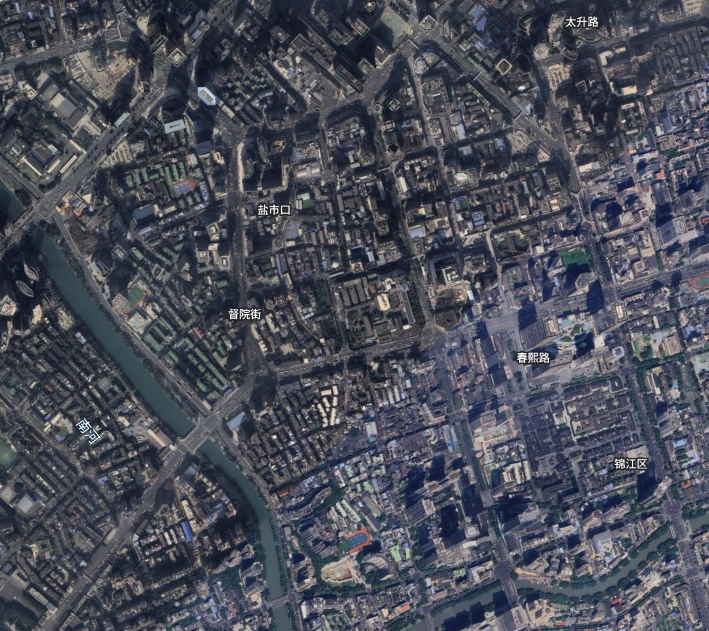
#> input picture data/chengdu_real_satellite.png, 1418 x 1261 px (shown at 1/2 size)
$ python build_chengdu_manual_json.py
#> lines starting #> are read from the running program, lines starting #| are printed output that depends on the picture; after the words box and inside, x2 and y2 are one past the last pixel; in counts of white or black regions, pixels touching at a corner belong together
### core/independent_lines.py
"""
独立线路识别模块

功能：
1. 从 skeleton 中提取多条独立红色电网线路
2. 每条线路保持独立，不自动连接
3. 将单条连通域排序成有序 polyline
4. 提供线路统计与可视化

特点：
- 基于 skeleton 提取独立连通域
- 8 邻域连通性判断
- 自动过滤噪声线段
- 端点检测与路径排序
"""

import numpy as np
from PIL import Image, ImageDraw
from scipy.ndimage import label
from dataclasses import dataclass, field
from typing import List, Tuple, Dict, Optional, Set
from collections import defaultdict, deque
import os


@dataclass
class IndependentLine:
    """
    独立线路数据结构

    Attributes:
        id: 线路唯一标识（如 L_001, L_002）
        raw_pixels: 原始骨架像素集合 [(x, y), ...]
        ordered_pixels: 排序后的有序折线 [(x, y), ...]
        length_2d: 2D 长度（像素距离）
        bbox: 边界框 (min_x, min_y, max_x, max_y)
        component_size: 连通域大小（像素数）
        endpoints: 端点列表 [(x, y), ...]
        is_valid: 是否为有效线路（非噪声）
    """
    id: str
    raw_pixels: List[Tuple[int, int]]
    ordered_pixels: List[Tuple[int, int]] = field(default_factory=list)
    length_2d: float = 0.0
    bbox: Tuple[int, int, int, int] = (0, 0, 0, 0)
    component_size: int = 0
    endpoints: List[Tuple[int, int]] = field(default_factory=list)
    is_valid: bool = True

    def __post_init__(self):
        """初始化后处理：计算 bbox 和 component_size"""
        if self.raw_pixels:
            x_coords = [p[0] for p in self.raw_pixels]
            y_coords = [p[1] for p in self.raw_pixels]
            self.bbox = (min(x_coords), min(y_coords), max(x_coords), max(y_coords))
            self.component_size = len(self.raw_pixels)

    def compute_length_2d(self) -> float:
        """计算 2D 长度"""
        if not self.ordered_pixels:
            return 0.0

        length = 0.0
        for i in range(1, len(self.ordered_pixels)):
            x1, y1 = self.ordered_pixels[i-1]
            x2, y2 = self.ordered_pixels[i]
            length += np.sqrt((x2 - x1)**2 + (y2 - y1)**2)

        self.length_2d = length
        return length


def extract_independent_line_components(
    skeleton: np.ndarray,
    min_pixels: int = 20
) -> List[IndependentLine]:
    """
    从 skeleton 中提取所有独立连通域

    Args:
        skeleton: 骨架图像（二值，0/255 或 0/1）
        min_pixels: 最小像素数阈值，小于此值的连通域视为噪声

    Returns:
        List[IndependentLine]: 独立线路列表（未排序）
    """
    print("[独立线路] 提取连通域...")

    # 确保是二值图像
    binary = (skeleton > 0).astype(np.uint8)

    # 使用 8 邻域标记连通域
    structure = np.ones((3, 3), dtype=np.uint8)
    labeled, num_features = label(binary, structure=structure)

    print(f"  检测到 {num_features} 个连通域")

    # 提取每个连通域的像素
    lines = []
    line_id = 0

    for feature_idx in range(1, num_features + 1):
        component_mask = (labeled == feature_idx)
        pixels = np.argwhere(component_mask)

        if len(pixels) < min_pixels:
            print(f"  [过滤] 连通域 {feature_idx}: {len(pixels)} 像素 (小于阈值 {min_pixels})")
            continue

        # 转换为 (x, y) 格式
        raw_pixels = [(int(col), int(row)) for row, col in pixels]

        # 生成线路 ID
        line_id_str = f"L_{line_id:03d}"
        line_id += 1

        line = IndependentLine(
            id=line_id_str,
            raw_pixels=raw_pixels
        )
        lines.append(line)

        print(f"  [提取] {line.id}: {len(raw_pixels)} 像素")

    print(f"  [结果] 有效线路: {len(lines)} 条")
    return lines


def detect_endpoints(
    pixels: Set[Tuple[int, int]],
    skeleton_shape: Tuple[int, int]
) -> List[Tuple[int, int]]:
    """
    检测连通域的端点（度为1的点）

    Args:
        pixels: 像素集合 {(x, y), ...}
        skeleton_shape: 骨架图像形状 (height, width)

    Returns:
        List[Tuple[int, int]]: 端点列表 [(x, y), ...]
    """
    # 8 邻域方向
    neighbors = [(-1,-1), (-1,0), (-1,1), (0,-1), (0,1), (1,-1), (1,0), (1,1)]

    degrees = {}
    for x, y in pixels:
        degree = 0
        for dy, dx in neighbors:
            nx, ny = x + dx, y + dy
            if (nx, ny) in pixels:
                degree += 1
        degrees[(x, y)] = degree

    # 端点是度为 1 的点
    endpoints = [point for point, deg in degrees.items() if deg == 1]

    # 如果没有端点（闭环），选择两个最远点
    if not endpoints and len(pixels) >= 2:
        pixel_list = list(pixels)
        max_dist = 0
        pair = (pixel_list[0], pixel_list[1])

        for i in range(len(pixel_list)):
            for j in range(i + 1, min(i + 100, len(pixel_list))):  # 限制搜索范围
                p1 = pixel_list[i]
                p2 = pixel_list[j]
                dist = (p1[0] - p2[0])**2 + (p1[1] - p2[1])**2
                if dist > max_dist:
                    max_dist = dist
                    pair = (p1, p2)

        endpoints = [pair[0], pair[1]]

    return endpoints


def order_component_as_polyline(
    line: IndependentLine
) -> List[Tuple[int, int]]:
    """
    将单个连通域排序成有序 polyline

    策略：
    1. 检测端点
    2. 从一个端点开始，沿连通域走到另一个端点
    3. 处理分支点（优先选未访问的邻居）

    Args:
        line: IndependentLine 对象

    Returns:
        List[Tuple[int, int]]: 排序后的像素序列 [(x, y), ...]
    """
    if not line.raw_pixels:
        return []

    pixel_set = set(line.raw_pixels)
    height, width = 3000, 3000  # 默认值，实际使用 bbox 可能更好

    # 检测端点
    endpoints = detect_endpoints(pixel_set, (height, width))
    line.endpoints = endpoints

    if not endpoints:
        # 无端点情况：按任意顺序返回
        return line.raw_pixels.copy()

    # 从第一个端点开始遍历
    start_point = endpoints[0]

    # 8 邻域
    neighbors = [(-1,-1), (-1,0), (-1,1), (0,-1), (0,1), (1,-1), (1,0), (1,1)]

    # BFS/DFS 遍历，但优先走"直路"
    visited = set()
    ordered = []
    queue = deque([start_point])

    while queue:
        point = queue.popleft()
        if point in visited:
            continue

        visited.add(point)
        ordered.append(point)

        x, y = point
        neighbors_list = []

        for dy, dx in neighbors:
            nx, ny = x + dx, y + dy
            if (nx, ny) in pixel_set and (nx, ny) not in visited:
                neighbors_list.append((nx, ny))

        # 优先选择度较小的邻居（即更可能是路径延续而非分支）
        neighbors_list.sort(key=lambda p: len([
            n for n in [(p[0]+dx, p[1]+dy) for dy, dx in neighbors]
            if n in pixel_set
        ]))

        for neighbor in neighbors_list:
            if neighbor not in visited:
                queue.appendleft(neighbor)  # BFS，但优先处理新加入的点

    # 如果遍历后还有未访问的点（分支），尝试追加
    unvisited = pixel_set - visited
    if unvisited:
        # 简单策略：按距离最近追加
        for up in unvisited:
            if ordered:
                # 找到最近的已访问点
                distances = [(up[0]-p[0])**2 + (up[1]-p[1])**2 for p in ordered]
                min_dist_idx = min(range(len(distances)), key=distances.__getitem__)
                # 在该位置后插入（简化处理：直接追加）
                ordered.append(up)

    line.ordered_pixels = ordered
    line.compute_length_2d()

    return ordered


def extract_independent_lines_from_skeleton(
    skeleton: np.ndarray,
    min_pixels: int = 20,
    sort_polylines: bool = True
) -> List[IndependentLine]:
    """
    从 skeleton 中提取多条独立线路（完整流程）

    步骤：
    1. 提取所有独立连通域
    2. 过滤噪声线段
    3. 对每条线路排序成 polyline
    4. 计算统计信息

    Args:
        skeleton: 骨架图像（二值）
        min_pixels: 最小像素数阈值
        sort_polylines: 是否对 polyline 排序

    Returns:
        List[IndependentLine]: 独立线路列表
    """
    print("[独立线路] 开始提取...")

    # 提取连通域
    lines = extract_independent_line_components(skeleton, min_pixels)

    # 排序 polyline
    if sort_polylines:
        print("[独立线路] 排序 polyline...")
        for line in lines:
            line.ordered_pixels = order_component_as_polyline(line)
            print(f"  {line.id}: {len(line.ordered_pixels)} 有序点, 长度 {line.length_2d:.1f}px")

    # 按长度排序（长线在前）
    lines.sort(key=lambda l: l.length_2d, reverse=True)

    print(f"[独立线路] 完成，共 {len(lines)} 条有效线路")

    return lines


# [117 lines left out: functions save_independent_lines_visualization, get_lines_statistics, extract_lines_from_planner, not called in this run]

### core/inspection_point_detector.py
"""Detect hollow black-ring inspection points from power-line map images."""

from __future__ import annotations

from dataclasses import dataclass, field
from typing import Any, Dict, List, Optional, Tuple

import numpy as np
from PIL import Image

try:
    from skimage.color import rgb2hsv
    from skimage.measure import label, regionprops
    from skimage.morphology import binary_closing, binary_dilation, binary_opening, disk
    from skimage.transform import hough_circle, hough_circle_peaks
except ImportError:  # pragma: no cover
    rgb2hsv = None
    label = None
    regionprops = None
    binary_opening = None
    binary_closing = None
    binary_dilation = None
    disk = None
    hough_circle = None
    hough_circle_peaks = None

try:
    import cv2
except ImportError:  # pragma: no cover
    cv2 = None

Point = Tuple[float, float]


@dataclass
class InspectionDetectorConfig:
    black_threshold: int = 100
    black_v_threshold: float = 0.38
    min_radius: float = 4.0
    max_radius: float = 16.0
    min_circularity: float = 0.28
    min_ring_score: float = 5.5
    min_area: float = 8.0
    max_area: float = 350.0
    merge_distance: float = 10.0
    morph_close_radius: int = 4
    morph_open_radius: int = 1
    hough_min_dist: int = 12
    hough_threshold: float = 0.22
    ring_validate_ratio: float = 0.32
    snap_threshold: float = 30.0
    real_map_snap_threshold: float = 120.0
    max_bbox_aspect: float = 1.75
    max_extent: float = 0.72
    clean_dilate_radius: int = 10
    real_map_mode: bool = False


DEFAULT_DETECTOR_CONFIG = InspectionDetectorConfig()

# 真实地图：绿色圆点检测在 core.real_map_cv；此配置供 snap 等步骤使用
REAL_MAP_DETECTOR_CONFIG = InspectionDetectorConfig(
    min_radius=5.0,
    max_radius=18.0,
    min_circularity=0.6,
    min_ring_score=0.0,
    min_area=80.0,
    max_area=900.0,
    merge_distance=25.0,
    ring_validate_ratio=0.0,
    real_map_mode=True,
)


# [295 lines left out: functions _build_red_mask, _prepare_masks, _ring_validate_ratio, _contour_candidates, _hough_candidates_skimage, _hough_candidates_cv2 and 4 more, not called in this run]


def detect_black_inspection_points_with_stats(
    image_path: str,
    *,
    config: Optional[InspectionDetectorConfig] = None,
    red_mask: Optional[np.ndarray] = None,
) -> Tuple[List[Dict[str, Any]], Dict[str, Any]]:
    try:
        from core.real_map_cv import is_real_map_detection_image, detect_real_map_inspection_points_with_stats

        if is_real_map_detection_image(image_path):
            detections, stats = detect_real_map_inspection_points_with_stats(
                image_path, red_mask=red_mask
            )
            stats["detector_config"] = REAL_MAP_DETECTOR_CONFIG.__dict__.copy()
            return detections, stats
    except ImportError:
        pass

    cfg = resolve_detector_config(image_path, config)
    rgb = np.array(Image.open(image_path).convert("RGB"))
    gray, red, dark, ring = _prepare_masks(rgb, cfg, red_mask=red_mask)

    contour_input = ring

    contour_raw = _contour_candidates(
        contour_input, gray=gray, red=red, dark=dark, config=cfg
    )
    hough_raw: List[Dict[str, Any]] = []
    if not cfg.real_map_mode:
        hough_raw = _hough_candidates_skimage(ring, gray=gray, red=red, dark=dark, config=cfg)
        hough_raw.extend(
            _hough_candidates_cv2(
                gray.astype(np.uint8),
                gray=gray,
                red=red,
                dark=dark,
                config=cfg,
            )
        )

    merged = _merge_candidates(contour_raw + hough_raw, merge_distance=cfg.merge_distance)
    detections = [
        {
            "id": f"IP_{idx:04d}",
            "coord": item["coord"],
            "radius": item.get("radius"),
            "area": item.get("area"),
            "circularity": item.get("circularity"),
            "confidence": item.get("confidence"),
            "source": item.get("source"),
        }
        for idx, item in enumerate(merged, start=1)
    ]

    stats = {
        "contour_candidates": len(contour_raw),
        "hough_candidates": len(hough_raw),
        "merged_points": len(detections),
        "valid_snapped_points": None,
        "invalid_points": None,
        "detector_config": cfg.__dict__.copy(),
    }
    return detections, stats


# [103 lines left out: functions _inpaint_remove_regions, build_clean_remove_mask, generate_clean_map, detect_black_inspection_points_from_array, not called in this run]

### tools/build_chengdu_manual_json.py
"""
一次性工具：从人工绘制的 line/point 叠加图导出 chengdu_real_manual.json。

仅用于生成权威 JSON 文件；Dashboard 运行时不再执行此脚本。
"""

from __future__ import annotations

import json
import sys
from pathlib import Path

ROOT = Path(__file__).resolve().parents[1]
if str(ROOT) not in sys.path:
    sys.path.insert(0, str(ROOT))

from PIL import Image
import numpy as np

from core.independent_lines import extract_independent_lines_from_skeleton
from core.inspection_point_detector import detect_black_inspection_points_with_stats


def _red_mask(arr: np.ndarray) -> np.ndarray:
    r, g, b = arr[:, :, 0], arr[:, :, 1], arr[:, :, 2]
    return ((r > 150) & (g < 100) & (b < 100)).astype(np.uint8) * 255


def main() -> None:
    line_path = ROOT / "data" / "chengdu_real_line.png"
    point_path = ROOT / "data" / "chengdu_real_point.png"
    sat_path = ROOT / "data" / "chengdu_real_satellite.png"
    out_path = ROOT / "data" / "chengdu_real_manual.json"

    with Image.open(sat_path) as im:
#> im is the input picture: PIL image 1418x1261 RGB; mean R, G, B 75.5, 78.2, 89.3
        width, height = im.size

    line_img = np.array(Image.open(line_path).convert("RGB"))
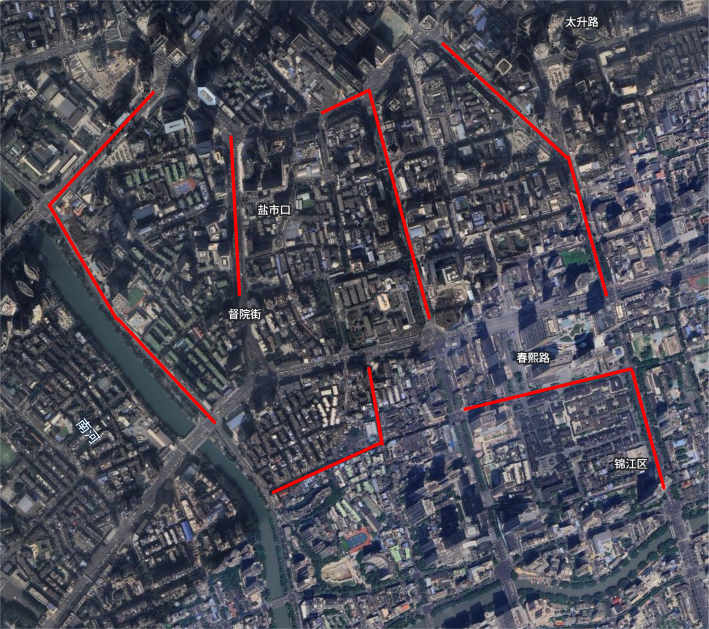
#> input picture data/chengdu_real_line.png, 1417 x 1258 px (shown at 1/2 size)
    mask = _red_mask(line_img)
#> in _red_mask, `r, g, b = arr[:, :, 0], arr[:, :, 1], arr[:, :, 2]`:
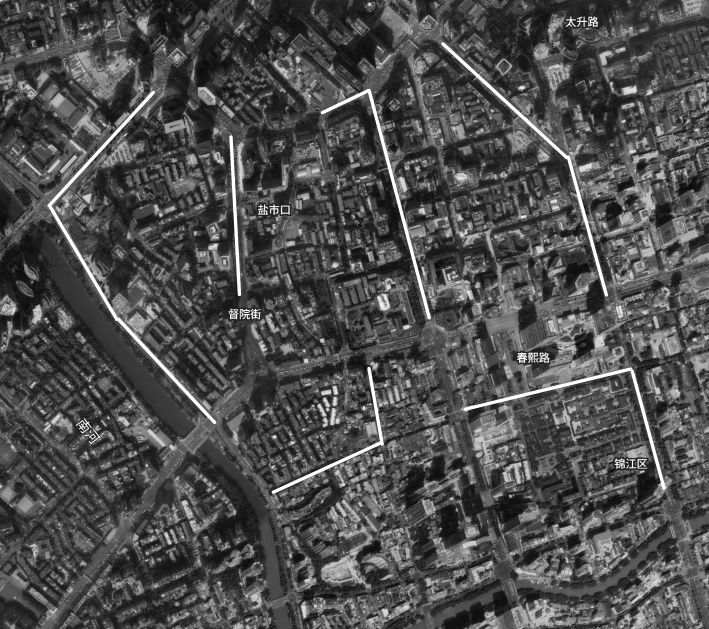
#> r: shape (1258, 1417) (shown at 1/2 size); min 0, max 255, mean 77.7
#> in _red_mask, `r, g, b = arr[:, :, 0], arr[:, :, 1], arr[:, :, 2]`:
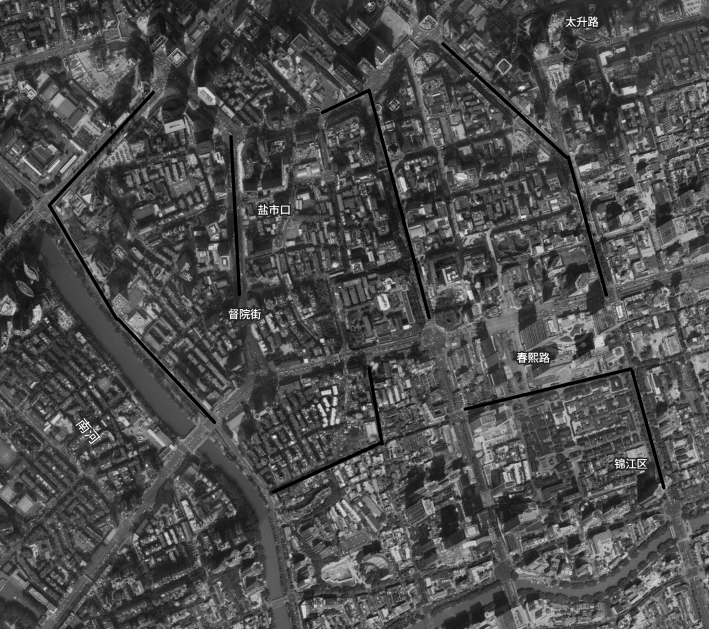
#> g: shape (1258, 1417) (shown at 1/2 size); min 0, max 255, mean 77.1
#> in _red_mask, `r, g, b = arr[:, :, 0], arr[:, :, 1], arr[:, :, 2]`:
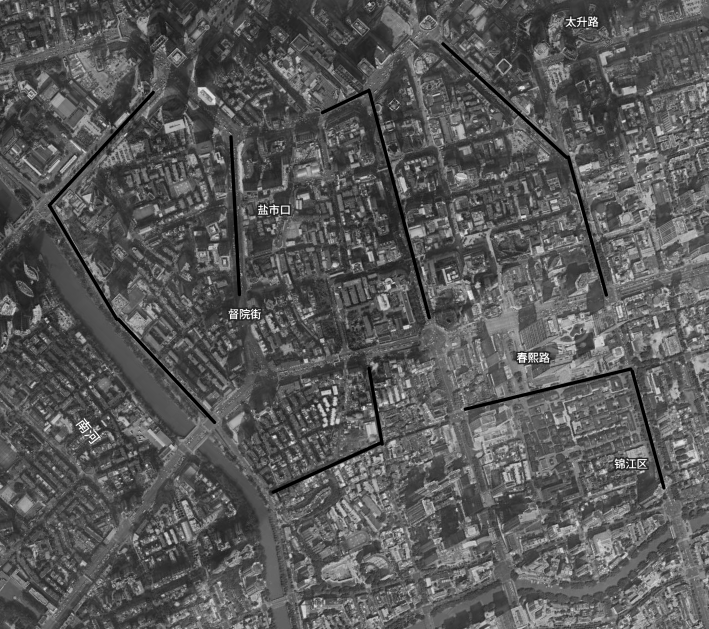
#> b: shape (1258, 1417) (shown at 1/2 size); min 0, max 255, mean 88.1
#> in _red_mask, `return ((r > 150) & (g < 100) & (b < 100)).astype(np.uint8) * 255`:
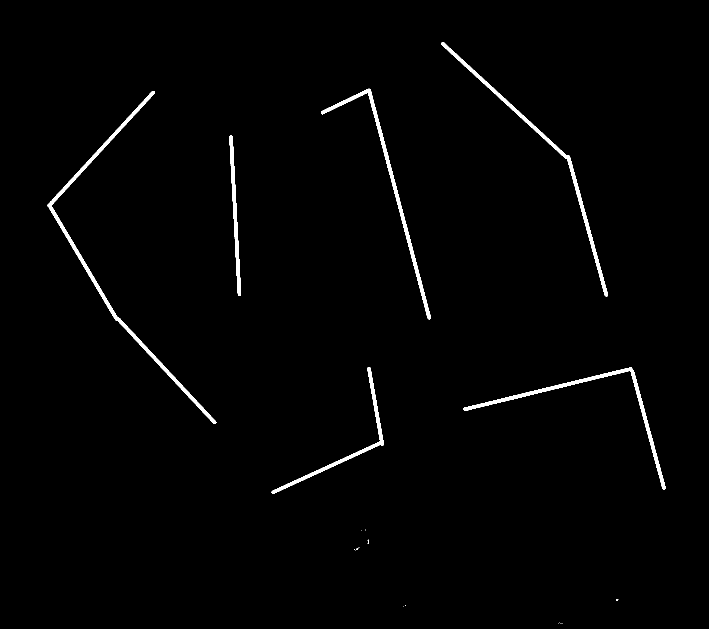
#> returned value: shape (1258, 1417) (shown at 1/2 size); 1.3% white; 21 white regions (15 under 20 px), largest, box (x1, y1, x2, y2) and area: (95, 182, 433, 848) 5962, (883, 84, 1216, 593) 4337, (927, 735, 1331, 979) 4060, (642, 177, 862, 639) 3974, (543, 734, 768, 988) 2657, (459, 270, 482, 592) 2182
    lines = extract_independent_lines_from_skeleton(mask, min_pixels=30)
#> in extract_independent_line_components, `labeled, num_features = label(binary, structure=structure)`:
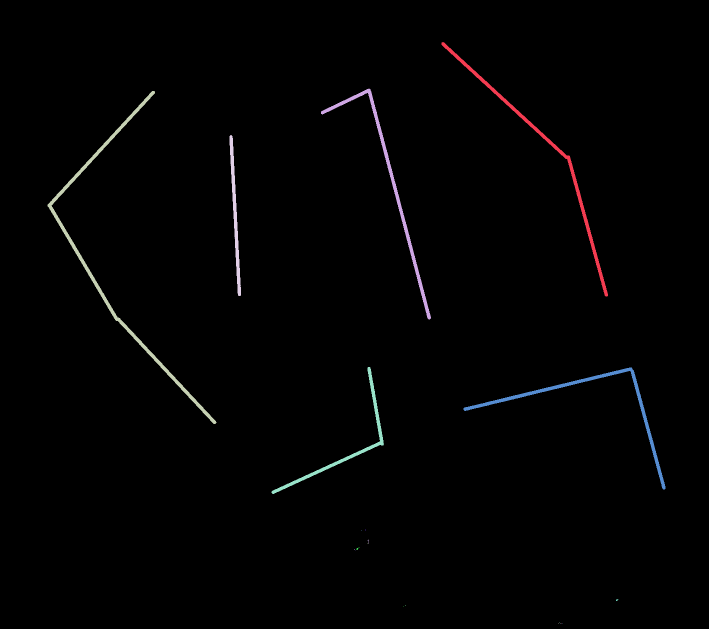
#> labeled: shape (1258, 1417) int32 (shown at 1/2 size); 22 distinct labels, from 0 to 21; one colour per label, 0 black
#> in extract_independent_line_components, `labeled, num_features = label(binary, structure=structure)`: num_features = 21
#|   检测到 21 个连通域
#> the loop in extract_independent_line_components, `for feature_idx in range(1, num_features + 1):` made 21 passes
#> pixels on passes 7, 8, 10, 11, 13, 14, 16, 17: [[1059, 731], [1060, 731]], [[1060, 722]], [[1081, 734]], [[1086, 734]], [[1098, 709], [1099, 709]], [[1101, 711]], [[1210, 810], [1210, 811]], [[1212, 807]]
#> (printed output is left out)
#> pass 1, in extract_independent_line_components, `component_mask = (labeled == feature_idx)`:
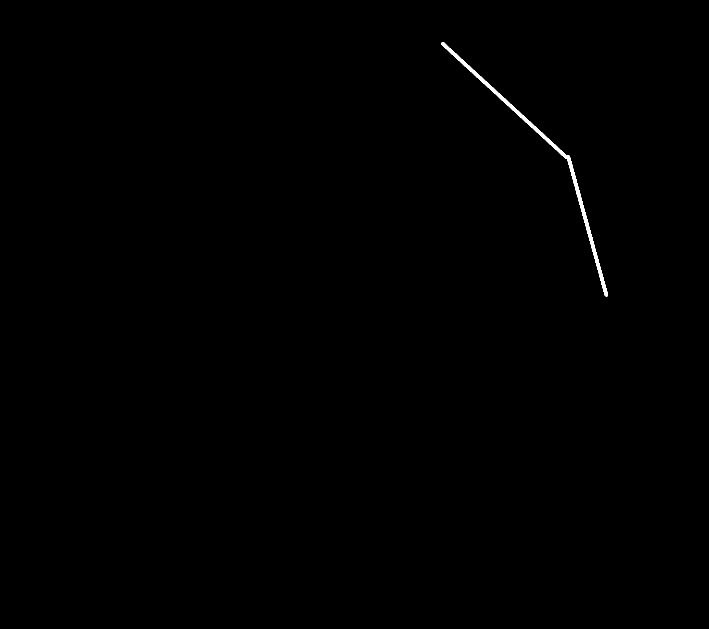
#> component_mask: shape (1258, 1417) bool (shown at 1/2 size); 0.24% white; 1 white region, box (x1, y1, x2, y2) and area: (883, 84, 1216, 593) 4337
#> after the loop in extract_independent_line_components, `for feature_idx in range(1, num_features + 1):`: line_id = 6; lines = 6 items
#> (the rest of the program and of its run is left out)
